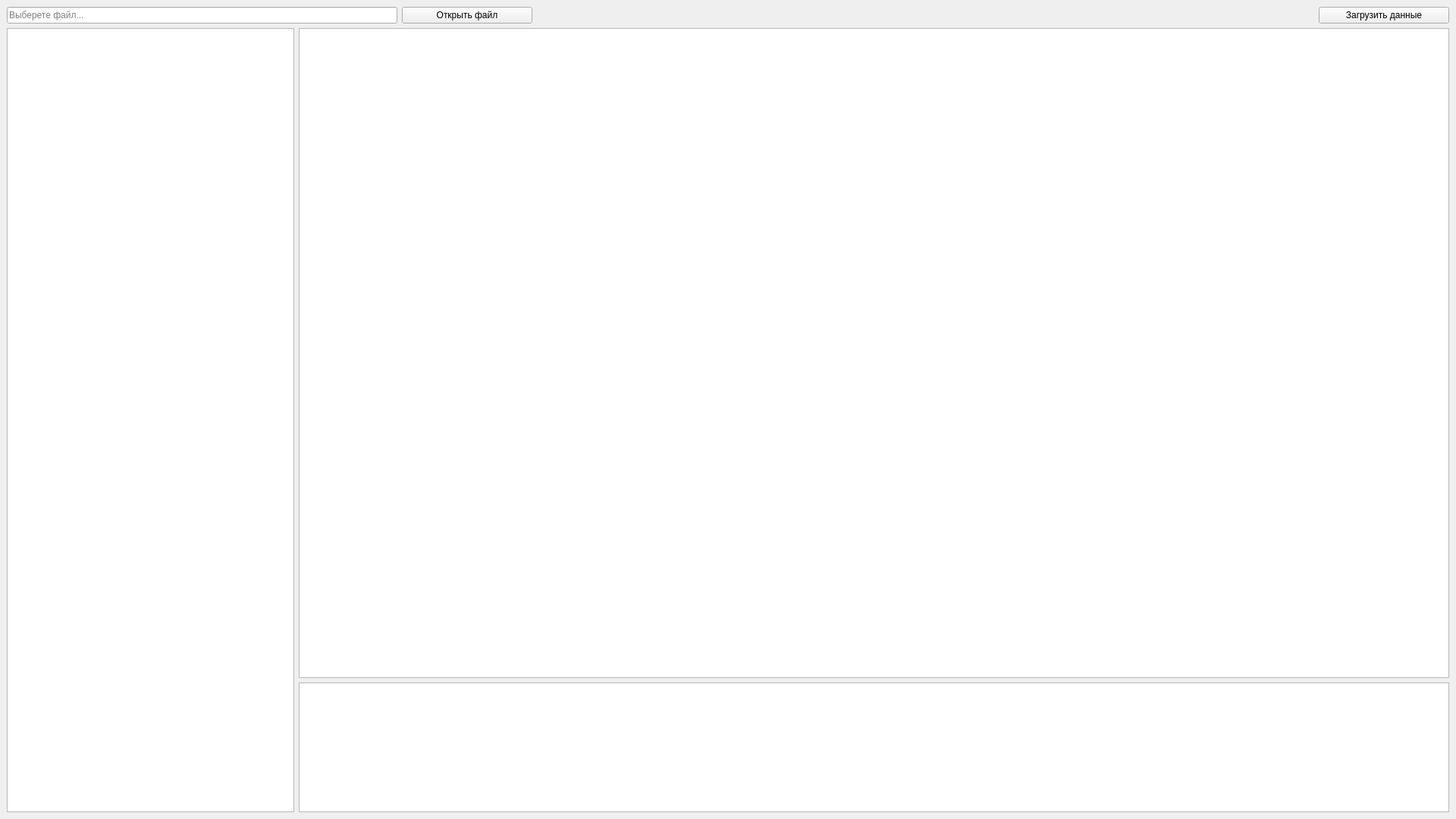
<?xml version="1.0" encoding="UTF-8"?>
<ui version="4.0">
 <class>MainWindow</class>
 <widget class="QMainWindow" name="MainWindow">
  <property name="geometry">
   <rect>
    <x>0</x>
    <y>0</y>
    <width>1920</width>
    <height>1080</height>
   </rect>
  </property>
  <property name="windowTitle">
   <string>MainWindow</string>
  </property>
  <widget class="QWidget" name="centralwidget">
   <layout class="QGridLayout" name="gridLayout" rowstretch="0,5,1" columnstretch="1,4">
    <item row="1" column="1">
     <widget class="QPlainTextEdit" name="te_json_contents">
      <property name="readOnly">
       <bool>true</bool>
      </property>
     </widget>
    </item>
    <item row="2" column="1">
     <widget class="QPlainTextEdit" name="te_json_errors">
      <property name="readOnly">
       <bool>true</bool>
      </property>
     </widget>
    </item>
    <item row="1" column="0" rowspan="2">
     <widget class="QTreeView" name="tw_json_structure"/>
    </item>
    <item row="0" column="0" colspan="2">
     <layout class="QHBoxLayout" name="hl_controls" stretch="3,1,6,1">
      <item>
       <widget class="QLineEdit" name="le_filename">
        <property name="readOnly">
         <bool>true</bool>
        </property>
        <property name="placeholderText">
         <string>Выберете файл...</string>
        </property>
       </widget>
      </item>
      <item>
       <widget class="QPushButton" name="btn_open_file">
        <property name="text">
         <string>Открыть файл</string>
        </property>
       </widget>
      </item>
      <item>
       <spacer name="hs_controls">
        <property name="orientation">
         <enum>Qt::Horizontal</enum>
        </property>
        <property name="sizeHint" stdset="0">
         <size>
          <width>40</width>
          <height>20</height>
         </size>
        </property>
       </spacer>
      </item>
      <item>
       <widget class="QPushButton" name="btn_analyse">
        <property name="text">
         <string>Загрузить данные</string>
        </property>
       </widget>
      </item>
     </layout>
    </item>
   </layout>
  </widget>
 </widget>
 <resources/>
 <connections/>
</ui>
